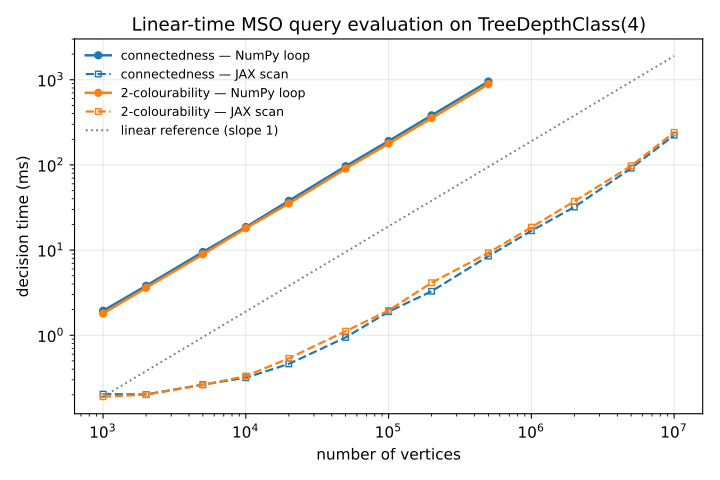

This chart was generated by the following Python code:
#!/usr/bin/env python
"""Measure average decision time as a function of graph size, to exhibit the
linear scaling of query evaluation on a uniformly automatic class.

For each feasible query (connectedness, 2-colourability) and a geometric sweep
of vertex counts, this times deciding a single graph — with the plain NumPy
automaton loop and, when JAX is installed, the compiled scan — averaged over a
few repetitions. It writes a CSV, reports the per-vertex time (constant iff
evaluation is linear) with the R^2 of a through-the-origin linear fit, and
draws a publication-quality plot (SVG + PDF) with matplotlib.

Usage:
    pip install "autstr[jax,benchmarks]"
    python runtime_curves.py [--reps 5] [--max-exp 7] [--out-dir DIR]

Requires the query automata to be cached (run uniform_graph_benchmark.py first,
or set $AUTSTR_BENCH_CACHE to a directory containing the .sdfa files).
"""
import argparse
import time
from pathlib import Path

import numpy as np

from autstr.graphs import TreeDepthClass
import autstr.sparse_automata as _sa
from uniform_graph_benchmark import (
    CACHE, QUERIES, build_or_load, encode_letters, symbol_codes,
)

SIZES = [1_000, 2_000, 5_000, 10_000, 20_000, 50_000, 100_000,
         200_000, 500_000, 1_000_000, 2_000_000, 5_000_000, 10_000_000]

# NumPy's Python transition loop is ~0.3 Mvert/s; cap it so the sweep stays
# quick. JAX's compiled scan runs the whole range.
NUMPY_MAX = 500_000


def time_decide_numpy(dfa, arr, reps):
    best = float("inf")
    for _ in range(reps):
        t0 = time.time()
        dfa.is_accepting[dfa.compute(arr)]
        best = min(best, time.time() - t0)
    return best


def time_decide_jax(dfa, arr, reps):
    word = arr[None, :]
    dfa.accepts_batch(word)               # warm up JIT for this length
    best = float("inf")
    for _ in range(reps):
        t0 = time.time()
        dfa.accepts_batch(word)
        best = min(best, time.time() - t0)
    return best


def linear_fit_r2(xs, ys):
    """Slope and R^2 of the best through-the-origin line y = s*x."""
    xs, ys = np.asarray(xs, float), np.asarray(ys, float)
    s = (xs * ys).sum() / (xs * xs).sum()
    ss_res = ((ys - s * xs) ** 2).sum()
    ss_tot = ((ys - ys.mean()) ** 2).sum()
    return s, 1 - ss_res / ss_tot


def run_curve(cls, dfa, spec, sizes, reps):
    codes = symbol_codes(cls, dfa)
    print(f"\n=== {spec['label']} (automaton: {dfa.num_states} states) ===")
    print(f"{'vertices':>12} {'numpy(ms)':>11} {'ns/vert':>9}"
          f" {'jax(ms)':>10} {'ns/vert':>9}")
    data = {"np_n": [], "np_ms": [], "jx_n": [], "jx_ms": []}
    for n in sizes:
        arr = encode_letters(codes, spec["scale"](n))
        if n <= NUMPY_MAX:
            t = time_decide_numpy(dfa, arr, reps) * 1000
            data["np_n"].append(n); data["np_ms"].append(t)
            np_cell, np_ns = f"{t:11.3f}", f"{t*1e6/n:9.1f}"
        else:
            np_cell, np_ns = f"{'--':>11}", f"{'--':>9}"
        if _sa._HAS_JAX:
            t = time_decide_jax(dfa, arr, reps) * 1000
            data["jx_n"].append(n); data["jx_ms"].append(t)
            jx_cell, jx_ns = f"{t:10.3f}", f"{t*1e6/n:9.2f}"
        else:
            jx_cell, jx_ns = f"{'--':>10}", f"{'--':>9}"
        print(f"{n:>12,} {np_cell} {np_ns} {jx_cell} {jx_ns}")

    if len(data["np_n"]) >= 2:
        s, r2 = linear_fit_r2(data["np_n"], data["np_ms"])
        print(f"  NumPy linear fit: {s*1e6:7.1f} ns/vertex, R^2 = {r2:.5f}")
    if len(data["jx_n"]) >= 2:
        s, r2 = linear_fit_r2(data["jx_n"], data["jx_ms"])
        print(f"  JAX   linear fit: {s*1e6:7.2f} ns/vertex, R^2 = {r2:.5f}")
    return data


def draw(series, out_dir, formats):
    try:
        import matplotlib
        matplotlib.use("Agg")
        import matplotlib.pyplot as plt
    except ImportError:
        print("\nmatplotlib not installed — skipping the plot.")
        print("Install it with:  pip install \"autstr[benchmarks]\"")
        return

    plt.rcParams.update({"font.size": 11, "axes.grid": True,
                         "grid.alpha": 0.3, "figure.dpi": 120})
    fig, ax = plt.subplots(figsize=(7.2, 4.8))
    colours = plt.rcParams["axes.prop_cycle"].by_key()["color"]

    all_n, all_ms = [], []
    for i, (label, d) in enumerate(series.items()):
        c = colours[i % len(colours)]
        if d["np_n"]:
            ax.plot(d["np_n"], d["np_ms"], "o-", color=c, lw=1.8, ms=5,
                    label=f"{label} — NumPy loop")
            all_n += d["np_n"]; all_ms += d["np_ms"]
        if d["jx_n"]:
            ax.plot(d["jx_n"], d["jx_ms"], "s--", color=c, lw=1.6, ms=4,
                    markerfacecolor="none",
                    label=f"{label} — JAX scan")
            all_n += d["jx_n"]; all_ms += d["jx_ms"]

    # A slope-1 reference line: on log-log, linear O(n) is a straight 45-degree
    # line, so parallel data confirms linear scaling.
    xr = np.array([min(all_n), max(all_n)], float)
    anchor = min(all_n)
    ref_rate = min(m for n, m in zip(all_n, all_ms) if n == anchor) / anchor
    ax.plot(xr, ref_rate * xr, ":", color="0.5", lw=1.4,
            label="linear reference (slope 1)")

    ax.set_xscale("log"); ax.set_yscale("log")
    ax.set_xlabel("number of vertices")
    ax.set_ylabel("decision time (ms)")
    ax.set_title("Linear-time MSO query evaluation on TreeDepthClass(4)")
    ax.legend(frameon=False, fontsize=9)
    fig.tight_layout()

    out_dir.mkdir(parents=True, exist_ok=True)
    written = []
    for fmt in formats:
        path = out_dir / f"runtime_curves.{fmt}"
        fig.savefig(path)
        written.append(str(path))
    print("\nWrote plot -> " + ", ".join(written))


def main():
    here = Path(__file__).resolve().parent
    ap = argparse.ArgumentParser(description=__doc__)
    ap.add_argument("--reps", type=int, default=5)
    ap.add_argument("--max-exp", type=int, default=7)
    ap.add_argument("--out-dir", default=str(here),
                    help="where to write the plot (default: the benchmarks dir)")
    ap.add_argument("--formats", default="svg,pdf",
                    help="comma-separated vector/raster formats (default svg,pdf)")
    args = ap.parse_args()
    sizes = [n for n in SIZES if n <= 10 ** args.max_exp]

    cls = TreeDepthClass(4)
    series, rows = {}, []
    for key in ("connected", "2col"):
        dfa = build_or_load(cls, QUERIES[key], allow_compile=False)
        if dfa is None:
            print(f"  {QUERIES[key]['label']}: not cached — run "
                  f"uniform_graph_benchmark.py first.")
            continue
        d = run_curve(cls, dfa, QUERIES[key], sizes, args.reps)
        series[QUERIES[key]["label"]] = d
        for n, ms in zip(d["np_n"], d["np_ms"]):
            rows.append((QUERIES[key]["label"], n, "numpy", ms))
        for n, ms in zip(d["jx_n"], d["jx_ms"]):
            rows.append((QUERIES[key]["label"], n, "jax", ms))

    csv_path = CACHE / "runtime_curves.csv"
    CACHE.mkdir(parents=True, exist_ok=True)
    with open(csv_path, "w") as f:
        f.write("query,vertices,backend,decide_ms\n")
        for label, n, backend, ms in rows:
            f.write(f"{label},{n},{backend},{ms}\n")
    print(f"\nWrote CSV -> {csv_path}")

    if series:
        draw(series, Path(args.out_dir), args.formats.split(","))


if __name__ == "__main__":
    main()
